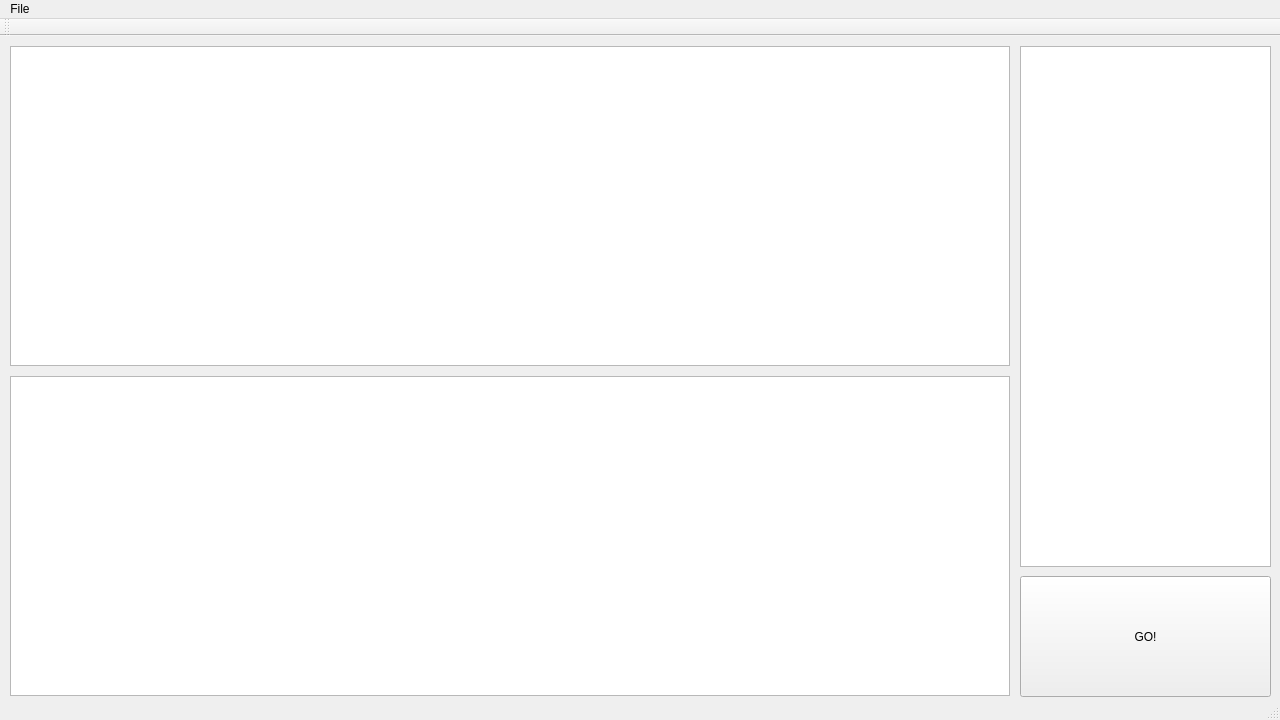
<?xml version="1.0" encoding="UTF-8"?>
<ui version="4.0">
 <class>MainWindow</class>
 <widget class="QMainWindow" name="MainWindow">
  <property name="geometry">
   <rect>
    <x>0</x>
    <y>0</y>
    <width>1280</width>
    <height>720</height>
   </rect>
  </property>
  <property name="windowTitle">
   <string>MainWindow</string>
  </property>
  <widget class="QWidget" name="centralWidget">
   <widget class="QTextBrowser" name="textBrowser_log">
    <property name="geometry">
     <rect>
      <x>1020</x>
      <y>10</y>
      <width>251</width>
      <height>521</height>
     </rect>
    </property>
   </widget>
   <widget class="QSmartGraphicsView" name="graphicsView">
    <property name="geometry">
     <rect>
      <x>10</x>
      <y>10</y>
      <width>1000</width>
      <height>320</height>
     </rect>
    </property>
   </widget>
   <widget class="QSmartGraphicsView" name="graphicsView_result">
    <property name="geometry">
     <rect>
      <x>10</x>
      <y>340</y>
      <width>1000</width>
      <height>320</height>
     </rect>
    </property>
   </widget>
   <widget class="QPushButton" name="pushButton_startStitch">
    <property name="geometry">
     <rect>
      <x>1020</x>
      <y>540</y>
      <width>251</width>
      <height>121</height>
     </rect>
    </property>
    <property name="text">
     <string>GO!</string>
    </property>
   </widget>
  </widget>
  <widget class="QMenuBar" name="menuBar">
   <property name="geometry">
    <rect>
     <x>0</x>
     <y>0</y>
     <width>1280</width>
     <height>21</height>
    </rect>
   </property>
   <widget class="QMenu" name="menuFile">
    <property name="title">
     <string>File</string>
    </property>
    <addaction name="actionOpen"/>
    <addaction name="actionSave"/>
    <addaction name="separator"/>
    <addaction name="actionExit"/>
   </widget>
   <addaction name="menuFile"/>
  </widget>
  <widget class="QToolBar" name="mainToolBar">
   <attribute name="toolBarArea">
    <enum>TopToolBarArea</enum>
   </attribute>
   <attribute name="toolBarBreak">
    <bool>false</bool>
   </attribute>
  </widget>
  <widget class="QStatusBar" name="statusBar"/>
  <action name="actionOpen">
   <property name="text">
    <string>Open</string>
   </property>
  </action>
  <action name="actionExit">
   <property name="text">
    <string>Exit</string>
   </property>
  </action>
  <action name="actionSave">
   <property name="text">
    <string>Save</string>
   </property>
  </action>
 </widget>
 <layoutdefault spacing="6" margin="11"/>
 <customwidgets>
  <customwidget>
   <class>QSmartGraphicsView</class>
   <extends>QGraphicsView</extends>
   <header>qsmartgraphicsview.h</header>
  </customwidget>
 </customwidgets>
 <resources/>
 <connections/>
</ui>
